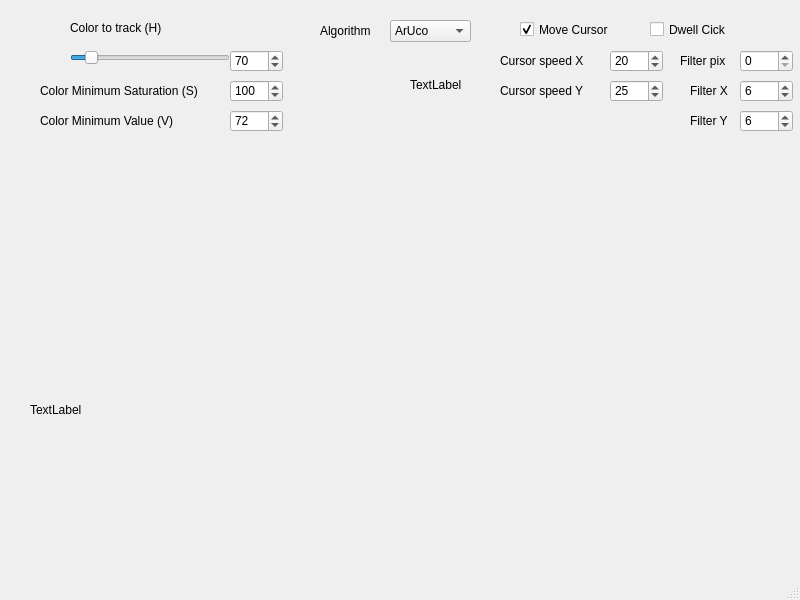
<?xml version="1.0" encoding="UTF-8"?>
<ui version="4.0">
 <class>MainWindow</class>
 <widget class="QMainWindow" name="MainWindow">
  <property name="geometry">
   <rect>
    <x>0</x>
    <y>0</y>
    <width>800</width>
    <height>600</height>
   </rect>
  </property>
  <property name="windowTitle">
   <string>Webcam Cursor</string>
  </property>
  <property name="autoFillBackground">
   <bool>true</bool>
  </property>
  <widget class="QWidget" name="centralwidget">
   <widget class="QSlider" name="colorSlider">
    <property name="geometry">
     <rect>
      <x>70</x>
      <y>50</y>
      <width>160</width>
      <height>16</height>
     </rect>
    </property>
    <property name="maximum">
     <number>359</number>
    </property>
    <property name="value">
     <number>35</number>
    </property>
    <property name="orientation">
     <enum>Qt::Horizontal</enum>
    </property>
   </widget>
   <widget class="QWidget" name="colorWidget" native="true">
    <property name="geometry">
     <rect>
      <x>310</x>
      <y>60</y>
      <width>81</width>
      <height>51</height>
     </rect>
    </property>
    <property name="autoFillBackground">
     <bool>true</bool>
    </property>
   </widget>
   <widget class="QSpinBox" name="colorSpinBox">
    <property name="geometry">
     <rect>
      <x>230</x>
      <y>50</y>
      <width>53</width>
      <height>22</height>
     </rect>
    </property>
    <property name="maximum">
     <number>359</number>
    </property>
    <property name="value">
     <number>70</number>
    </property>
   </widget>
   <widget class="QLabel" name="imageFrame">
    <property name="geometry">
     <rect>
      <x>30</x>
      <y>170</y>
      <width>640</width>
      <height>480</height>
     </rect>
    </property>
    <property name="text">
     <string>TextLabel</string>
    </property>
   </widget>
   <widget class="QLabel" name="label">
    <property name="geometry">
     <rect>
      <x>70</x>
      <y>20</y>
      <width>111</width>
      <height>16</height>
     </rect>
    </property>
    <property name="text">
     <string>Color to track (H)</string>
    </property>
   </widget>
   <widget class="QCheckBox" name="moveCursorCheckBox">
    <property name="geometry">
     <rect>
      <x>520</x>
      <y>20</y>
      <width>111</width>
      <height>19</height>
     </rect>
    </property>
    <property name="text">
     <string>Move Cursor</string>
    </property>
    <property name="checked">
     <bool>true</bool>
    </property>
   </widget>
   <widget class="QSpinBox" name="filterSpinBox">
    <property name="geometry">
     <rect>
      <x>740</x>
      <y>50</y>
      <width>53</width>
      <height>22</height>
     </rect>
    </property>
    <property name="maximum">
     <number>10</number>
    </property>
    <property name="value">
     <number>0</number>
    </property>
   </widget>
   <widget class="QSpinBox" name="speedSpinBox_X">
    <property name="geometry">
     <rect>
      <x>610</x>
      <y>50</y>
      <width>53</width>
      <height>22</height>
     </rect>
    </property>
    <property name="minimum">
     <number>0</number>
    </property>
    <property name="maximum">
     <number>100</number>
    </property>
    <property name="value">
     <number>20</number>
    </property>
   </widget>
   <widget class="QLabel" name="filterLabel">
    <property name="geometry">
     <rect>
      <x>680</x>
      <y>50</y>
      <width>71</width>
      <height>21</height>
     </rect>
    </property>
    <property name="text">
     <string>Filter pix</string>
    </property>
   </widget>
   <widget class="QLabel" name="labelSpeed_X">
    <property name="geometry">
     <rect>
      <x>500</x>
      <y>50</y>
      <width>121</width>
      <height>21</height>
     </rect>
    </property>
    <property name="text">
     <string>Cursor speed X</string>
    </property>
   </widget>
   <widget class="QSpinBox" name="minS_SpinBox">
    <property name="geometry">
     <rect>
      <x>230</x>
      <y>80</y>
      <width>53</width>
      <height>22</height>
     </rect>
    </property>
    <property name="maximum">
     <number>255</number>
    </property>
    <property name="value">
     <number>100</number>
    </property>
   </widget>
   <widget class="QSpinBox" name="minV_SpinBox">
    <property name="geometry">
     <rect>
      <x>230</x>
      <y>110</y>
      <width>53</width>
      <height>22</height>
     </rect>
    </property>
    <property name="maximum">
     <number>255</number>
    </property>
    <property name="value">
     <number>72</number>
    </property>
   </widget>
   <widget class="QLabel" name="minS_label">
    <property name="geometry">
     <rect>
      <x>40</x>
      <y>80</y>
      <width>181</width>
      <height>21</height>
     </rect>
    </property>
    <property name="text">
     <string>Color Minimum Saturation (S)</string>
    </property>
   </widget>
   <widget class="QLabel" name="minS_label_2">
    <property name="geometry">
     <rect>
      <x>40</x>
      <y>110</y>
      <width>181</width>
      <height>21</height>
     </rect>
    </property>
    <property name="text">
     <string>Color Minimum Value (V)</string>
    </property>
   </widget>
   <widget class="QLabel" name="labelSpeed_Y">
    <property name="geometry">
     <rect>
      <x>500</x>
      <y>80</y>
      <width>121</width>
      <height>21</height>
     </rect>
    </property>
    <property name="text">
     <string>Cursor speed Y</string>
    </property>
   </widget>
   <widget class="QSpinBox" name="speedSpinBox_Y">
    <property name="geometry">
     <rect>
      <x>610</x>
      <y>80</y>
      <width>53</width>
      <height>22</height>
     </rect>
    </property>
    <property name="minimum">
     <number>0</number>
    </property>
    <property name="maximum">
     <number>100</number>
    </property>
    <property name="value">
     <number>25</number>
    </property>
   </widget>
   <widget class="QComboBox" name="algorithmComboBox">
    <property name="geometry">
     <rect>
      <x>390</x>
      <y>20</y>
      <width>81</width>
      <height>22</height>
     </rect>
    </property>
    <item>
     <property name="text">
      <string>ArUco</string>
     </property>
    </item>
    <item>
     <property name="text">
      <string>Color</string>
     </property>
    </item>
   </widget>
   <widget class="QLabel" name="algorithmLabel">
    <property name="geometry">
     <rect>
      <x>320</x>
      <y>20</y>
      <width>71</width>
      <height>21</height>
     </rect>
    </property>
    <property name="text">
     <string>Algorithm</string>
    </property>
   </widget>
   <widget class="QLabel" name="labelArUco">
    <property name="geometry">
     <rect>
      <x>410</x>
      <y>60</y>
      <width>70</width>
      <height>50</height>
     </rect>
    </property>
    <property name="text">
     <string>TextLabel</string>
    </property>
   </widget>
   <widget class="QLabel" name="labelFilter_X">
    <property name="geometry">
     <rect>
      <x>690</x>
      <y>80</y>
      <width>121</width>
      <height>21</height>
     </rect>
    </property>
    <property name="text">
     <string>Filter X</string>
    </property>
   </widget>
   <widget class="QLabel" name="labelFilter_Y">
    <property name="geometry">
     <rect>
      <x>690</x>
      <y>110</y>
      <width>121</width>
      <height>21</height>
     </rect>
    </property>
    <property name="text">
     <string>Filter Y</string>
    </property>
   </widget>
   <widget class="QSpinBox" name="filterSpinBox_X">
    <property name="geometry">
     <rect>
      <x>740</x>
      <y>80</y>
      <width>53</width>
      <height>22</height>
     </rect>
    </property>
    <property name="minimum">
     <number>0</number>
    </property>
    <property name="maximum">
     <number>100</number>
    </property>
    <property name="value">
     <number>6</number>
    </property>
   </widget>
   <widget class="QSpinBox" name="filterSpinBox_Y">
    <property name="geometry">
     <rect>
      <x>740</x>
      <y>110</y>
      <width>53</width>
      <height>22</height>
     </rect>
    </property>
    <property name="minimum">
     <number>0</number>
    </property>
    <property name="maximum">
     <number>100</number>
    </property>
    <property name="value">
     <number>6</number>
    </property>
   </widget>
   <widget class="QCheckBox" name="dwellClickCheckBox">
    <property name="geometry">
     <rect>
      <x>650</x>
      <y>20</y>
      <width>111</width>
      <height>19</height>
     </rect>
    </property>
    <property name="text">
     <string>Dwell Cick</string>
    </property>
    <property name="checked">
     <bool>false</bool>
    </property>
   </widget>
  </widget>
  <widget class="QMenuBar" name="menubar">
   <property name="geometry">
    <rect>
     <x>0</x>
     <y>0</y>
     <width>800</width>
     <height>24</height>
    </rect>
   </property>
  </widget>
  <widget class="QStatusBar" name="statusbar"/>
 </widget>
 <resources/>
 <connections>
  <connection>
   <sender>colorSlider</sender>
   <signal>valueChanged(int)</signal>
   <receiver>colorSpinBox</receiver>
   <slot>setValue(int)</slot>
   <hints>
    <hint type="sourcelabel">
     <x>112</x>
     <y>73</y>
    </hint>
    <hint type="destinationlabel">
     <x>251</x>
     <y>88</y>
    </hint>
   </hints>
  </connection>
  <connection>
   <sender>colorSpinBox</sender>
   <signal>valueChanged(int)</signal>
   <receiver>colorSlider</receiver>
   <slot>setValue(int)</slot>
   <hints>
    <hint type="sourcelabel">
     <x>246</x>
     <y>72</y>
    </hint>
    <hint type="destinationlabel">
     <x>164</x>
     <y>79</y>
    </hint>
   </hints>
  </connection>
 </connections>
</ui>
